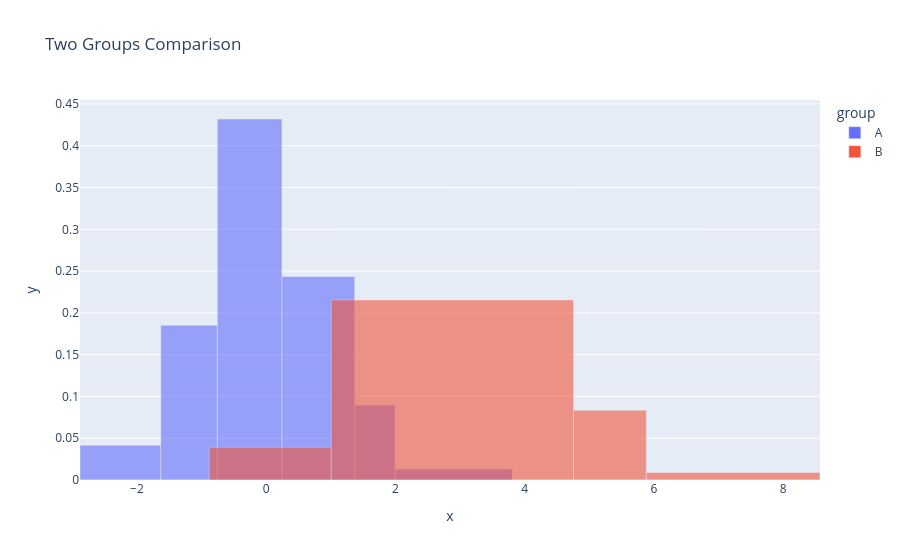

This figure's notebook cell:
### Markdown cell above
## Example 6: DataFrame with Color Grouping

Use DataFrames for more complex visualizations with grouping.

### Code cell
import pandas as pd

# Create a DataFrame with two groups
df = pd.DataFrame(
    {
        "value": np.concatenate(
            [np.random.normal(0, 1, 500), np.random.normal(3, 1.5, 500)]
        ),
        "group": ["A"] * 500 + ["B"] * 500,
    }
)

# Create overlaid histograms
fig = histogram(
    df,
    x="value",
    color="group",
    barmode="overlay",
    opacity=0.6,
    title="Two Groups Comparison",
)
fig.show()

### Figure 1 — Plotly figure (JSON) as saved in the notebook; plotly's stock layout.template omitted (floating-point values rounded to 4 significant figures)
{"data": [{"alignmentgroup": "True", "hovertemplate": "group=A<br>x=%{x}<br>y=%{y}<extra></extra>", "legendgroup": "A", "marker": {"color": "#636efa", "opacity": 0.6, "pattern": {"shape": ""}}, "name": "A", "offsetgroup": "A", "orientation": "v", "showlegend": true, "type": "bar", "width": [1.25, 0.875, 1, 1.125, 0.625, 1.812], "x": [-2.25, -1.188, -0.25, 0.8125, 1.688, 2.906], "xaxis": "x", "y": [0.0416, 0.1851, 0.432, 0.2436, 0.0896, 0.01324], "yaxis": "y"}, {"alignmentgroup": "True", "hovertemplate": "group=B<br>x=%{x}<br>y=%{y}<extra></extra>", "legendgroup": "B", "marker": {"color": "#EF553B", "opacity": 0.6, "pattern": {"shape": ""}}, "name": "B", "offsetgroup": "B", "orientation": "v", "showlegend": true, "type": "bar", "width": [1.887, 3.75, 1.125, 2.688], "x": [0.05664, 2.875, 5.312, 7.219], "xaxis": "x", "y": [0.03922, 0.2155, 0.08356, 0.00893], "yaxis": "y"}], "layout": {"legend": {"title": {"text": "group"}, "tracegroupgap": 0}, "title": {"text": "Two Groups Comparison"}, "xaxis": {"anchor": "y", "domain": [0, 1], "title": {"text": "x"}}, "yaxis": {"anchor": "x", "domain": [0, 1], "title": {"text": "y"}}}}
